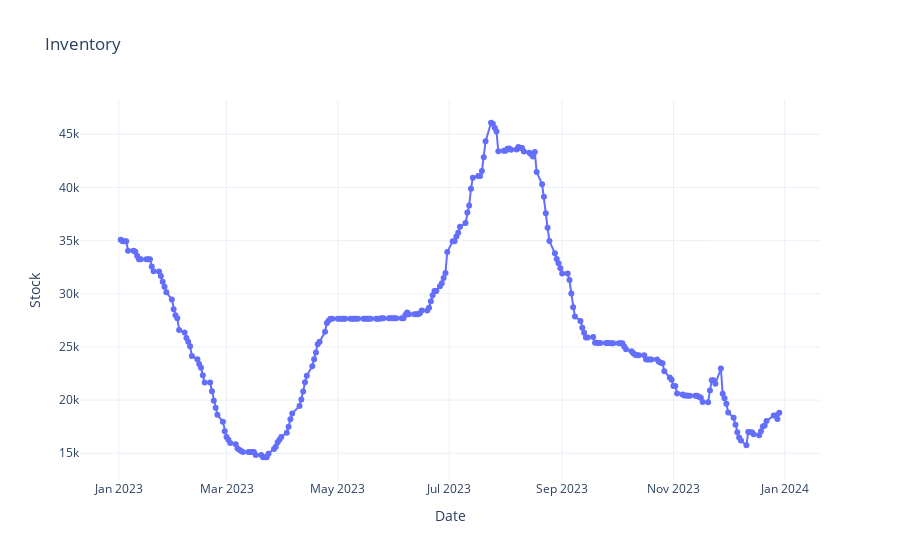

The cell this chart's notebook holds for it:
### Code cell
# Plotting yearwise
df_year = df[df['Timestamp'].dt.year == 2023]
df_year['Timestamp'] = pd.to_datetime(df_year['Timestamp'])  # Convert to datetime

# Create the figure
fig = go.Figure()

# Add trace
fig.add_trace(go.Scatter(x=df_year['Timestamp'], y=df_year['Last Quote Close'], mode='lines+markers', name='Inventory'))

# Update layout
fig.update_layout(
    title='Inventory',
    xaxis_title='Date',
    yaxis_title='Stock',
    xaxis_rangeslider_visible=False,  # Hides range slider
    template='plotly_white'  # Sets the background to white
)

# Show plot
fig.show()

### Figure 1 — Plotly figure (JSON) as saved in the notebook; plotly's stock layout.template omitted (floating-point values rounded to 4 significant figures; data arrays with more than 128 entries replaced by an {"elided": "..."} marker saying what was removed)
{"data": [{"mode": "lines+markers", "name": "Inventory", "type": "scatter", "x": {"elided": "259 str values"}, "y": {"elided": "259 int values"}}], "layout": {"title": {"text": "Inventory"}, "xaxis": {"rangeslider": {"visible": false}, "title": {"text": "Date"}}, "yaxis": {"title": {"text": "Stock"}}}}
